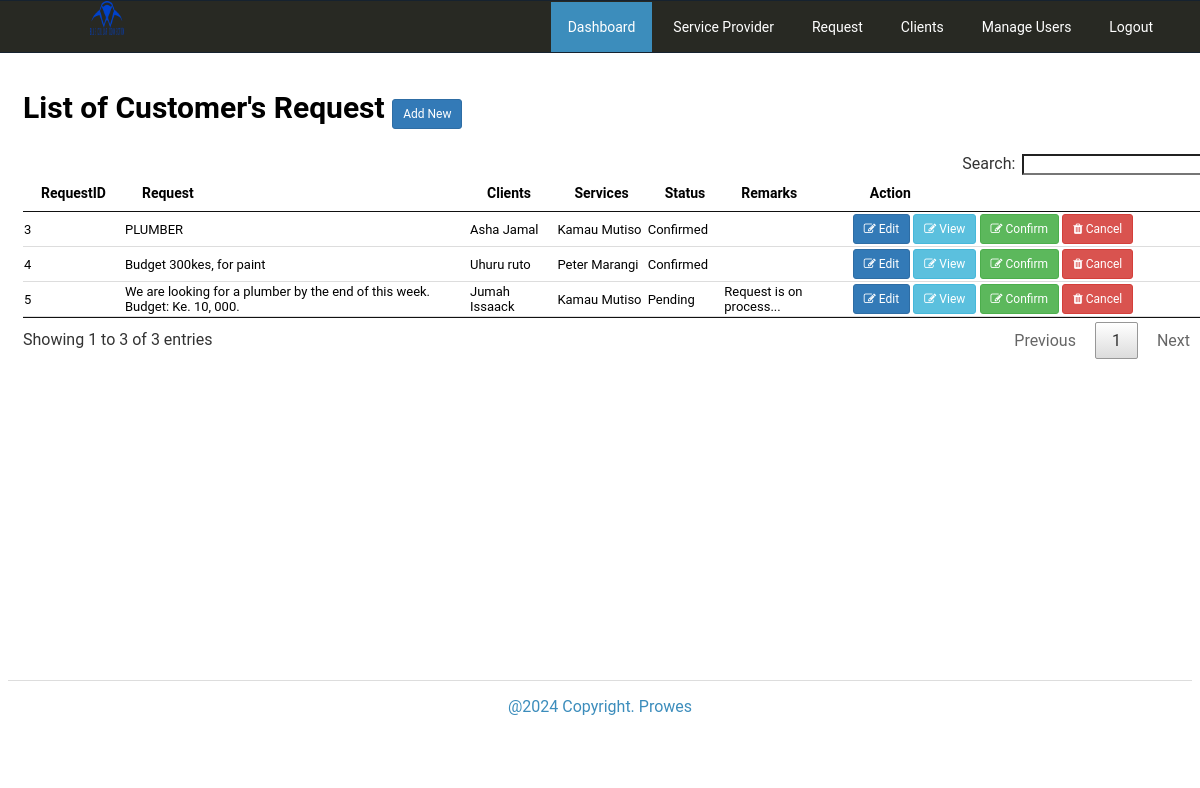
The page /admin/request/index.php (signed in) on the database its author committed.
### tables this page shows
CREATE TABLE `tblrequest` (
  `RequestID` int(11) NOT NULL,
  `Request` text NOT NULL,
  `Status` varchar(90) NOT NULL,
  `Remarks` text NOT NULL,
  `ClientID` int(11) NOT NULL,
  `ServiceID` int(11) NOT NULL,
  `USERID` int(11) NOT NULL DEFAULT 0,
  `Viewed` tinyint(1) NOT NULL DEFAULT 0
);

CREATE TABLE `tblclients` (
  `ClientID` int(11) NOT NULL,
  `Fname` varchar(90) NOT NULL,
  `Lname` varchar(90) NOT NULL,
  `Address` text NOT NULL,
  `ContactNo` varchar(30) NOT NULL,
  `Status` varchar(90) NOT NULL DEFAULT 'Pending',
  `cUsername` varchar(90) NOT NULL,
  `cPassword` varchar(90) NOT NULL,
  `PicLoc` text NOT NULL
);

CREATE TABLE `tblserviceprovider` (
  `ServiceID` int(11) NOT NULL,
  `ServiceName` varchar(90) NOT NULL,
  `ServiceContact` varchar(30) NOT NULL,
  `ServiceAddress` text NOT NULL,
  `lat` double NOT NULL DEFAULT 0,
  `lng` double NOT NULL DEFAULT 0,
  `Services` text NOT NULL,
  `EmailAddress` varchar(90) NOT NULL DEFAULT 'ma5755333@gmail.com',
  `spUsername` varchar(90) NOT NULL,
  `spPassword` varchar(90) NOT NULL,
  `Status` varchar(90) NOT NULL DEFAULT 'Confirmed',
  `PicLoc` text NOT NULL
);

### admin/request/index.php (called while the page is built, shortened)
<?php
require_once("../nav/navigation.php");
?>

### includes/database.php (called while the page is built, shortened)
<?php
class Database
{
    public $sql_string = '';
    private $conn;
    public function open_connection()
    {
        $this->conn = new mysqli(server, user, pass, database_name);
    }
    public function setQuery($sql = '')
    {
        $this->sql_string = $sql;
    }
    public function executeQuery()
    {
        $result = $this->conn->query($this->sql_string);
        return $result;
    }
    private function confirm_query($result)
    {
        return $result;
    }
    public function loadResultList($key = '') {
        $cur = $this->executeQuery();
        $array = array();
        if ($cur->num_rows > 0) {
            while ($row = $cur->fetch_object()) {
                if ($key) {
                    $array[$row->$key] = $row;
                } else {
                    $array[] = $row;
                }
            }
        }
        return $array;
    }
}
$mydb = new Database();
?>

### admin/request/list.php (the view, shortened to what this page needs)
?>   <div class="page-header">
		<h2>List of Customer's Request <span><a class="btn btn-primary btn-sm" href="index.php?view=add">Add New</a></span></h2>
	</div>
        <div class="table-responsive">
                <table class="hover" id="dash-tables"   cellspacing="0" >
				  <thead>
				  		<th>RequestID</th>
				  		<th>Request</th>
				  		<th>Clients</th>
				  		<th>Services</th>
				  		<th>Status</th>
				  		<th>Remarks</th>
				  		<th width="30%">Action</th>
				  </thead>
				  <tbody>
				  	<?php
				  		$mydb->setQuery("SELECT *,r.Status as stats
											FROM  `tblrequest` r, `tblserviceprovider` s,`tblclients` c
										WHERE r.ServiceID=s.ServiceID AND r.ClientID=c.ClientID ");
				  		$cur = $mydb->loadResultList();
						foreach ($cur as $result) {
				  		echo '<tr>';
				  		echo '<td>' . $result->RequestID.'</a></td>';
				  		echo '<td>'. $result->Request.'</td>';
				  		echo '<td>'. $result->Fname.' '. $result->Lname.'</td>';
				  		echo '<td>'. $result->ServiceName.'</td>';
				  		echo '<td>'.$result->stats.'</td>';
				  		echo '<td>'. $result->Remarks.'</td>';
				  		  $btn= '
				  			<a title="Confirm" href="index.php?view=edit&id='.$result->RequestID.'" class="btn btn-primary btn-sm  " ><i class="fa fa-edit"></i> Edit</a>
				  			 <a title="View" href="index.php?view=view&id='.$result->RequestID.'" class="btn btn-info btn-sm  " ><i class="fa fa-edit"></i> View</a>
				  			<a title="Confirm" href="controller.php?action=confirm&id='.$result->RequestID.'" class="btn btn-success btn-sm  " ><i class="fa fa-edit"></i> Confirm</a>
				  					 <a title="Cancel" href="controller.php?action=cancel&id='.$result->RequestID.'" class="btn btn-danger btn-sm"><i class="fa fa-trash"></i> Cancel</a>';
				  		echo '<td > '.$btn.'</td>';
				  		echo '</tr>';
				  	}
				  	?>
				  </tbody>
				</table>
			</div>

### admin/css/style.css (style rules this page uses)
body { font-family: "Roboto", -apple-system, BlinkMacSystemFont, "Segoe UI", Roboto, "Helvetica Neue", Arial, sans-serif; }
.page-header { font-size: 20px; }
.page-header span { font-size: 14px; }
.btn { display: inline-block; padding: 6px 12px; margin-bottom: 0; font-size: 14px; font-weight: normal; line-height: 1.42857143; text-align: center; white-space: nowrap; vertical-align: middle; -ms-touch-action: manipulation; touch-action: manipulation; cursor: pointer; -webkit-user-select: none; -moz-user-select: none; -ms-user-select: none; user-select: none; background-image: none; border: 1px solid transparent; border-radius: 4px; }
.btn-primary { color: #fff; background-color: #337ab7; border-color: #2e6da4; }
.btn-success { color: #fff; background-color: #5cb85c; border-color: #4cae4c; }
.btn-info { color: #fff; background-color: #5bc0de; border-color: #46b8da; }
.btn-danger { color: #fff; background-color: #d9534f; border-color: #d43f3a; }
.btn-sm, .btn-group-sm > .btn { padding: 5px 10px; font-size: 12px; line-height: 1.5; border-radius: 3px; }
a.btn { text-decoration: none; }
#dash-tables { text-align: left; }
#dash-tables th { font-size: 14px; font-weight: bold; }
#dash-tables td { font-size: 13px; padding: 2px 1px 2px 1px; border-bottom: .5px solid #ddd; }

### rows shown on the page
tblrequest: RequestID "3", Request "PLUMBER", ClientID.Fname "Asha", ClientID.Lname "Jamal", ServiceID.ServiceName "Kamau Mutiso", Status "Confirmed"
tblrequest: RequestID "4", Request "Budget 300kes, for paint", ClientID.Fname "Uhuru", ClientID.Lname "ruto", ServiceID.ServiceName "Peter Marangi", Status "Confirmed"
tblrequest: RequestID "5", Request "We are looking for a plumber by the end of this week. Budget: Ke. 10, 000.", ClientID.Fname "Jumah", ClientID.Lname "Issaack", ServiceID.ServiceName "Kamau Mutiso", Status "Pending", Remarks "Request is on process..."
